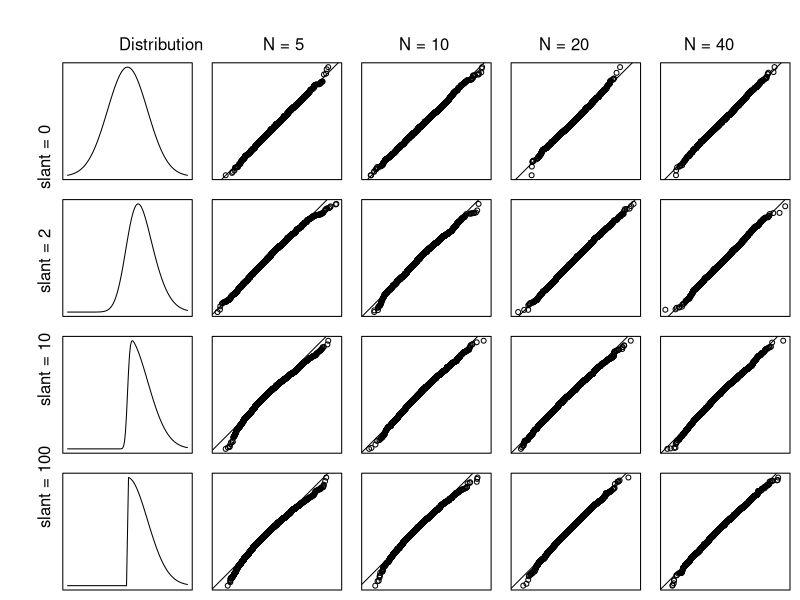

Write the R code that produced this figure.
## ---- chunk 1
require(magrittr)
require(sn)

#set parameters
slant <- c(0,2,10,100)
loc <- 0
sc <- 1

r <- 5000
N <- c(5, 10, 20, 40)
## ---- chunk 2
generate_qq <- function(slant, N, location = loc, scale = sc, R = r) {
  # Quantities to calculate/generate
  delta <- slant / (sqrt(1 + slant ^ 2))
  pop_mean <- location + scale * delta * sqrt(2 / pi)
  pop_sd <- sqrt(scale ^ 2 * (1 - (2 * delta ^ 2) / pi))
  
  # CLT
  Z <- rnorm(R)
  sample_dist_clt <- Z / sqrt(N) * pop_sd + pop_mean
  
  # sampling by simulation
  sample_sn <-
  array(rsn(
  R * N,
  xi = location,
  omega = scale,
  alpha = slant
  ), dim = c(R, N))
  sample_dist_sim <- apply(sample_sn, 1, mean)
  
  # QQ plot
  qqplot(sample_dist_sim, sample_dist_clt, asp = 1, axes = FALSE, frame.plot=TRUE, ann = FALSE)
  abline(0, 1)
}
## ---- chunk 3
x <- seq(from = -3, to = 3, by = 0.05) 

par(mfrow = c(4,5), mai=c(0.1,0.1,0.1,0.1), oma = c(0, 4, 4, 0))

for(s in slant){
  plot(dsn(x, omega = sc, xi = loc, alpha = s), type = "l", axes = FALSE, frame.plot=TRUE)
  for(n in N){
    generate_qq(slant = s, N = n)
  }
}
mtext('slant = 100        slant = 10        slant = 2        slant = 0'
      , side = 2, outer = TRUE)
mtext('Distribution            N = 5                   N = 10                  N = 20                   N = 40'
      , side = 3, outer = TRUE)
dev.copy(png, "plot.png", , width=500, height=350)
dev.off()
